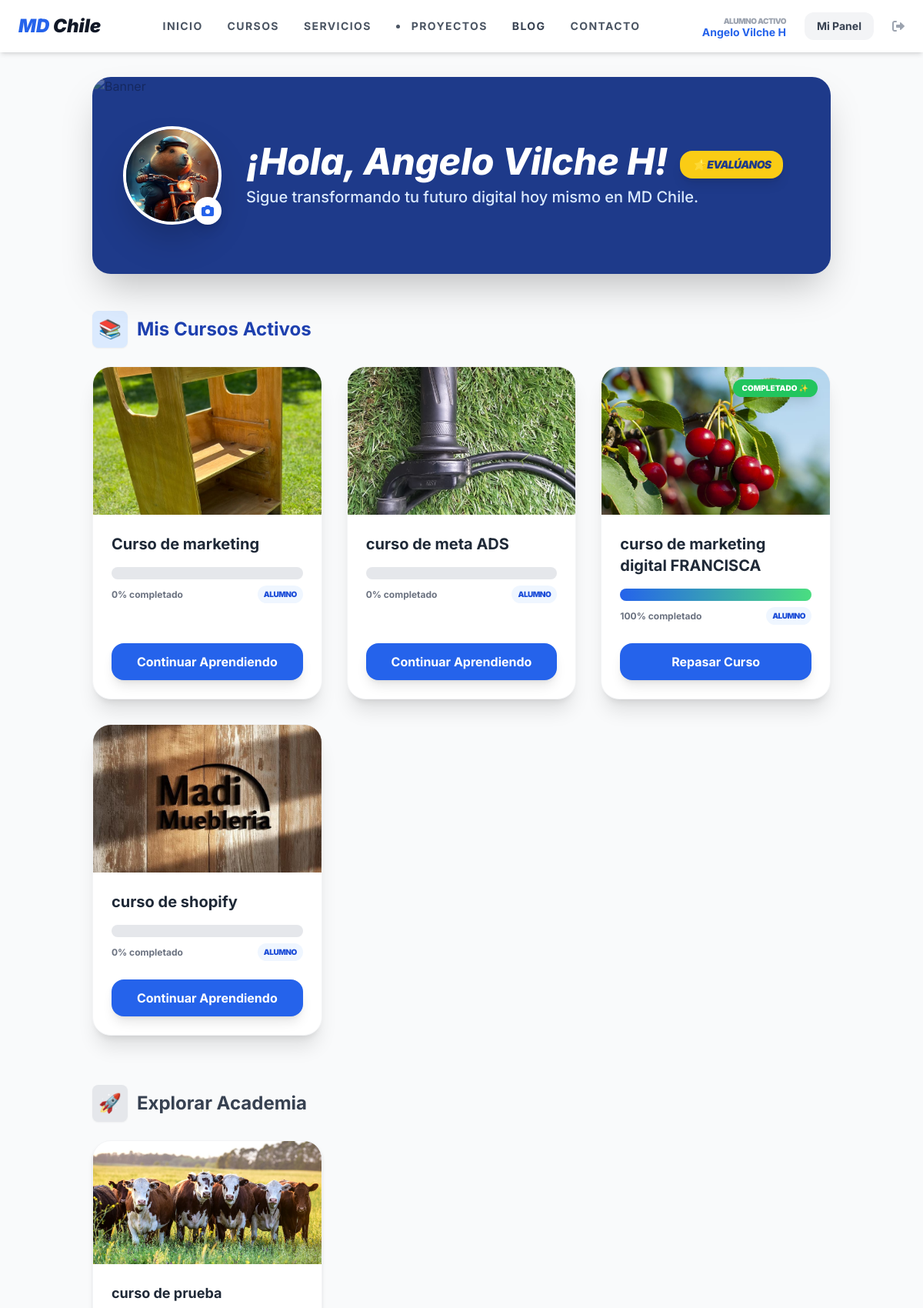
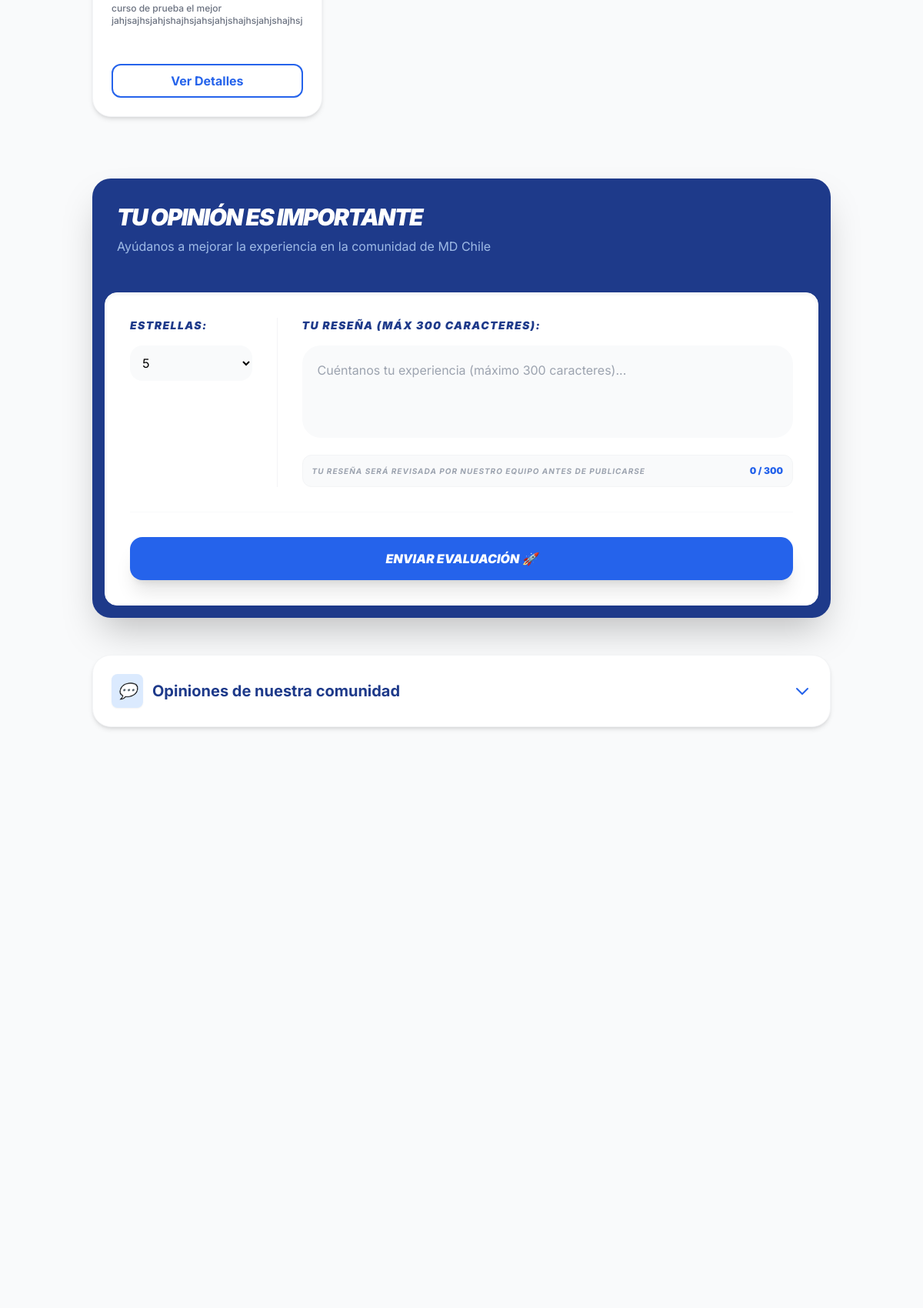
Screenshot of /dashboard/ (signed in, upper part) with the database file from the repository (2 pictures, top to bottom).
### users/models.py (models this page shows, shortened)
class User(AbstractUser):
    is_client = models.BooleanField(default=True)
    is_admin_user = models.BooleanField(default=False)
    profile_picture = models.ImageField(upload_to='users/profiles/', null=True, blank=True)
    bio = models.TextField(max_length=500, blank=True)
    rut = models.CharField(max_length=12, blank=True, null=True)
    linkedin_url = models.URLField(blank=True, null=True)

### courses/models.py (models this page shows, shortened)
class Course(models.Model):
    title = models.CharField(max_length=200)
    slug = models.SlugField(unique=True, blank=True, null=True)
    description = models.TextField()
    image = models.ImageField(upload_to='courses/banners/', null=True, blank=True)
    price = models.IntegerField(default=0)
    is_published = models.BooleanField(default=True)
    created_at = models.DateTimeField(auto_now_add=True)
    @property
    def total_lessons(self):
        return Lesson.objects.filter(module__course=self).count()

### courses/views.py (the view, shortened to what this page needs)
# urls.py: path('dashboard/', views.dashboard, name='dashboard'),
@login_required
def dashboard(request):
    inscripciones = Enrollment.objects.filter(user=request.user)
    cursos_inscritos = []
    for inscripcion in inscripciones:
        curso = inscripcion.course
        total = curso.total_lessons
        completadas = LessonProgress.objects.filter(user=request.user, lesson__module__course=curso, is_completed=True).count()
        progreso = int((completadas / total) * 100) if total > 0 else 0
        cursos_inscritos.append({'curso': curso, 'progreso': progreso})
    testimonial_form = TestimonialForm()
    otros_cursos = Course.objects.exclude(enrollment__user=request.user).filter(is_published=True)
    return render(request, 'dashboard.html', {'cursos_inscritos': cursos_inscritos, 'otros_cursos': otros_cursos, 'testimonial_form': testimonial_form})

### agency/forms.py
class TestimonialForm(forms.ModelForm):
    class Meta:
        model = UserTestimonial
        fields = ['rating', 'comment']
        widgets = {
            'rating': forms.Select(attrs={
                'class': 'w-full p-3 bg-gray-50 rounded-xl border-none focus:ring-2 focus:ring-yellow-500'
            }),
            'comment': forms.Textarea(attrs={
                'class': 'w-full p-3 bg-gray-50 rounded-xl border-none focus:ring-2 focus:ring-yellow-500 h-24',
                'placeholder': 'Cuéntanos tu experiencia (máximo 300 caracteres)...',
                'maxlength': '300'
            }),
        }

### templates/dashboard.html (shortened to what this page needs)
{% extends 'base.html' %}
{% block content %}
<link rel="stylesheet" href="https://cdn.jsdelivr.net/npm/swiper@11/swiper-bundle.min.css" />
<div class="container mx-auto p-8 bg-gray-50 min-h-screen">
    <div class="relative rounded-3xl overflow-hidden mb-12 shadow-2xl h-64 bg-blue-900">
        <img src="https://images.unsplash.com/photo-1552664730-d307ca884978?auto=format&fit=crop&w=1350&q=80"
             class="absolute inset-0 w-full h-full object-cover opacity-30" alt="Banner">
        <div class="relative z-10 p-10 flex items-center h-full">
            <div class="relative group mr-8">
                {% if user.profile_picture %}
                    <img src="{{ user.profile_picture.url }}" class="w-32 h-32 rounded-full border-4 border-white shadow-2xl object-cover">
                {% else %}
                    <div class="w-32 h-32 rounded-full border-4 border-white bg-blue-500 flex items-center justify-center text-white text-4xl font-black italic shadow-2xl">
                        {{ user.username|slice:":1"|upper }}
                    </div>
                {% endif %}
                <a href="{% url 'edit_profile' %}" class="absolute bottom-0 right-0 bg-white p-2 rounded-full shadow-lg text-blue-600 hover:scale-110 transition transform">
                </a>
            </div>
            <div class="flex flex-col text-white">
                <div class="flex items-center flex-wrap">
                    <h1 class="text-4xl md:text-5xl font-extrabold italic mb-2">
                        ¡Hola, {{ user.first_name|default:user.username }}!
                    </h1>
                    <button type="button" onclick="document.getElementById('seccion-opinion').scrollIntoView({behavior: 'smooth'})"
                            class="ml-4 px-4 py-2 bg-yellow-400 text-blue-900 rounded-2xl font-black italic hover:bg-yellow-300 shadow-lg transition transform hover:scale-110 active:scale-95 text-sm uppercase tracking-tighter">
                        ⭐ Evalúanos
                    </button>
                </div>
                <p class="text-blue-100 text-lg md:text-xl font-medium max-w-2xl">
                    Sigue transformando tu futuro digital hoy mismo en MD Chile.
                </p>
            </div>
        </div>
    </div>
    <div class="mb-16">
        <h2 class="text-2xl font-bold mb-6 text-blue-800 flex items-center">
            <span class="bg-blue-100 p-2 rounded-lg mr-3 shadow-sm">📚</span> Mis Cursos Activos
        </h2>
        <div class="grid grid-cols-1 md:grid-cols-3 gap-8">
            {% for item in cursos_inscritos %}
                <div class="bg-white rounded-3xl shadow-xl overflow-hidden border border-gray-100 transform transition hover:scale-105 duration-300 flex flex-col">
                    <div class="h-48 w-full overflow-hidden bg-gray-200 relative">
                        {% if item.curso.image %}
                            <img src="{{ item.curso.image.url }}" class="w-full h-full object-cover" alt="{{ item.curso.title }}">
                        {% endif %}
                        {% if item.progreso == 100 %}
                        <div class="absolute top-4 right-4 bg-green-500 text-white px-3 py-1 rounded-full text-[10px] font-black uppercase shadow-lg">
                            Completado ✨
                        </div>
                        {% endif %}
                    </div>
                    <div class="p-6 flex-grow flex flex-col">
                        <h3 class="text-xl font-bold mb-4 text-gray-800">{{ item.curso.title }}</h3>
                        <div class="w-full bg-gray-200 rounded-full h-4 mb-2">
                            <div class="bg-gradient-to-r from-blue-600 to-green-400 h-4 rounded-full transition-all duration-700" style="width: {{ item.progreso }}%"></div>
                        </div>
                        <div class="flex justify-between items-center mb-6">
                            <p class="text-xs font-bold text-gray-500">{{ item.progreso }}% completado</p>
                            <span class="text-[10px] bg-blue-50 text-blue-700 px-2 py-1 rounded-full uppercase font-black tracking-tighter">Alumno</span>
                        </div>
                        <div class="space-y-3 mt-auto">
                            <a href="{% url 'course_detail' item.curso.id %}" class="block text-center bg-blue-600 text-white py-3 rounded-2xl font-bold hover:bg-blue-700 shadow-lg transition">
                                {% if item.progreso == 100 %}Repasar Curso{% else %}Continuar Aprendiendo{% endif %}
                            </a>
                        </div>
                    </div>
                </div>
            {% empty %}
                <div class="col-span-full py-12 text-center bg-white rounded-3xl border-2 border-dashed border-gray-200">
                    <p class="text-gray-400 font-medium">Aún no tienes cursos inscritos en tu academia.</p>
                </div>
            {% endfor %}
        </div>
    </div>
    <div class="mb-16">
        <h2 class="text-2xl font-bold mb-6 text-gray-700 flex items-center">
            <span class="bg-gray-200 p-2 rounded-lg mr-3 shadow-sm">🚀</span> Explorar Academia
        </h2>
        <div class="grid grid-cols-1 md:grid-cols-3 gap-8">
            {% for curso in otros_cursos %}
                <div class="bg-white rounded-3xl shadow-md overflow-hidden border border-gray-100 hover:shadow-xl transition duration-300 flex flex-col">
                    <div class="h-40 w-full overflow-hidden bg-gray-100">
                        {% if curso.image %}<img src="{{ curso.image.url }}" class="w-full h-full object-cover">{% endif %}
                    </div>
                    <div class="p-6 flex-grow">
                        <h3 class="text-lg font-bold mb-2 text-gray-800">{{ curso.title }}</h3>
                        <p class="text-gray-500 text-xs mb-6 line-clamp-2 font-medium">{{ curso.description }}</p>
                    </div>
                    <div class="p-6 pt-0">
                        <a href="{% url 'checkout' curso.id %}" class="block text-center border-2 border-blue-600 text-blue-600 hover:bg-blue-600 hover:text-white py-2 rounded-xl font-bold transition">
                            Ver Detalles
                        </a>
                    </div>
                </div>
            {% endfor %}
        </div>
    </div>
    <div id="seccion-opinion" class="mt-20">
        <div class="bg-blue-900 rounded-3xl shadow-2xl overflow-hidden">
            <div class="p-8 text-white">
                <h2 class="text-3xl font-black italic tracking-tighter mb-2">TU OPINIÓN ES IMPORTANTE</h2>
                <p class="text-blue-200 opacity-80">Ayúdanos a mejorar la experiencia en la comunidad de MD Chile</p>
            </div>
            <div class="bg-white m-4 rounded-2xl p-8 shadow-inner border border-gray-50">
                <form method="POST">
                    <div class="grid grid-cols-1 md:grid-cols-4 gap-8">
                        <div class="md:col-span-1 border-r border-gray-100 pr-8">
                            <label class="block text-sm font-black text-blue-900 uppercase tracking-widest mb-4 italic">Estrellas:</label>
                            <div class="flex items-center space-x-2">
                                {{ testimonial_form.rating }}
                            </div>
                        </div>
                        <div class="md:col-span-3">
                            <label class="block text-sm font-black text-blue-900 uppercase tracking-widest mb-4 italic">Tu Reseña (Máx 300 caracteres):</label>
                            {{ testimonial_form.comment }}
                            <div class="mt-4 flex justify-between items-center bg-gray-50 p-3 rounded-xl border border-gray-100">
                                <span class="text-[10px] font-bold text-gray-400 uppercase tracking-widest italic">Tu reseña será revisada por nuestro equipo antes de publicarse</span>
                                <span id="charCounter" class="text-xs font-black text-blue-600">0 / 300</span>
                            </div>
                        </div>
                    </div>
                    <div class="mt-8 border-t border-gray-50 pt-8">
                        <button type="submit" name="submit_testimonial" class="w-full bg-blue-600 text-white py-4 rounded-2xl font-black italic hover:bg-blue-700 shadow-xl transition transform hover:scale-[1.02] active:translate-y-1">
                            ENVIAR EVALUACIÓN 🚀
                        </button>
                    </div>
                </form>
            </div>
        </div>
    </div>
    <div class="mt-12 mb-20">
        <button class="w-full flex justify-between items-center bg-white p-6 rounded-3xl shadow-md border border-gray-100 hover:bg-blue-50 transition"
                type="button" data-bs-toggle="collapse" data-bs-target="#collapseTestimonios">
            <h2 class="text-xl font-bold text-blue-900 flex items-center">
                <span class="bg-blue-100 p-2 rounded-lg mr-3 shadow-sm italic">💬</span> Opiniones de nuestra comunidad
            </h2>
            <svg xmlns="http://www.w3.org/2000/svg" class="h-6 w-6 text-blue-600" fill="none" viewBox="0 0 24 24" stroke="currentColor">
                <path stroke-linecap="round" stroke-linejoin="round" stroke-width="2" d="M19 9l-7 7-7-7" />
            </svg>
        </button>
    </div>
</div>
{% endblock %}

### templates/base.html (shortened to what this page needs)
<!DOCTYPE html>
<html lang="es">
<head>
    <script src="https://cdn.tailwindcss.com"></script>
    <link rel="stylesheet" href="https://cdnjs.cloudflare.com/ajax/libs/font-awesome/6.0.0/css/all.min.css">
</head>
<body class="bg-gray-50 flex flex-col min-h-screen">
    <nav class="bg-white shadow-md py-4 px-6 flex justify-between items-center sticky top-0 z-50">
        <a href="{% url 'home' %}" class="text-2xl font-black text-blue-600 italic">
            MD <span class="text-gray-900">Chile</span>
        </a>
        <div class="hidden md:flex space-x-8 font-bold text-gray-600 uppercase text-sm tracking-widest">
            <a href="{% url 'home' %}" class="hover:text-blue-600 transition">Inicio</a>
            <a href="{% url 'dashboard' %}" class="hover:text-blue-600 transition">Cursos</a>
            <a href="{% url 'services_list' %}" class="hover:text-blue-600 transition">Servicios</a>
            <li class="nav-item">
            <a class="nav-link {% if request.path == '/proyectos/' %}active{% endif %}" href="{% url 'projects_list' %}">PROYECTOS</a>
            </li>
            <a href="{% url 'blog_list' %}" class="text-gray-700 hover:text-blue-600 font-bold transition">Blog</a>
            <a href="{% url 'contact_view' %}" class="hover:text-blue-600 transition">Contacto</a>
        </div>
        <div class="flex items-center space-x-4">
            {% if user.is_authenticated %}
                <div class="hidden lg:flex flex-col items-end mr-2">
                    <span class="text-[10px] font-black text-gray-400 uppercase tracking-tighter">Alumno Activo</span>
                    <span class="text-sm font-bold text-blue-600 leading-none">
                        {% if user.first_name %}{{ user.first_name }}{% else %}{{ user.username }}{% endif %}
                    </span>
                </div>
                <a href="{% url 'dashboard' %}" class="bg-gray-100 text-gray-700 px-4 py-2 rounded-xl hover:bg-gray-200 transition font-bold text-sm">
                    Mi Panel
                </a>
                <form method="post" action="{% url 'account_logout' %}" class="inline">
                    <button type="submit" class="text-gray-400 hover:text-red-500 transition ml-2">
                        <i class="fas fa-sign-out-alt"></i>
                    </button>
                </form>
            {% endif %}
        </div>
    </nav>
    <main class="flex-grow">
        {% block content %}{% endblock %}
    </main>
</body>
</html>

### templates/base.html (style rules this page uses)
body { font-family: 'Inter', sans-serif; }

### templates/dashboard.html (style rules this page uses)
#seccion-opinion textarea { width: 100%; padding: 1.25rem; background-color: #f9fafb; border-radius: 1.5rem; border: none; height: 120px; resize: none; }
#seccion-opinion select { width: 100%; padding: 0.75rem; background-color: #f9fafb; border-radius: 1rem; border: none; }

### rows the page displays
User: first_name "Angelo Vilche H", profile_picture (picture)
Course: curso.image (picture), curso "Curso de marketing", progreso "0", shows "Continuar Aprendiendo"
Course: curso.image (picture), curso "curso de meta ADS", progreso "0", shows "Continuar Aprendiendo"
Course: curso.image (picture), shows "COMPLETADO ✨", curso "curso de marketing digital FRANCISCA", progreso "100", shows "Repasar Curso"
Course: curso.image (picture), curso "curso de shopify", progreso "0", shows "Continuar Aprendiendo"
Course: image (picture), title "curso de prueba", description "curso de prueba el mejor…"
